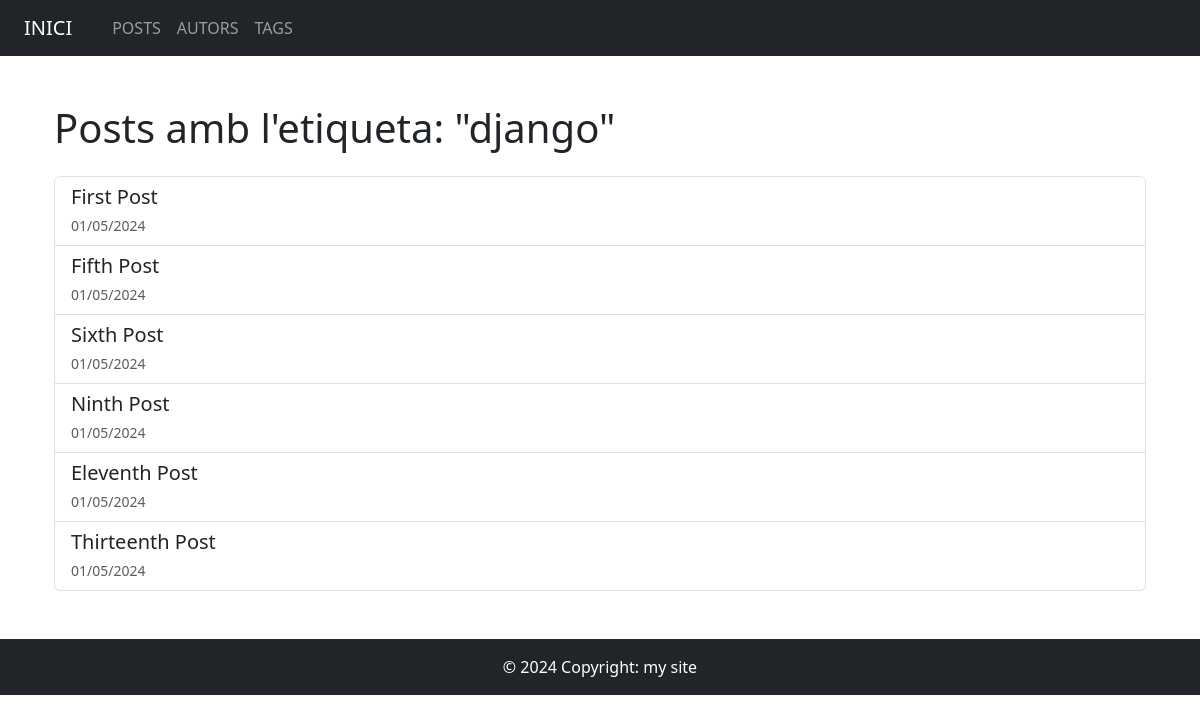
The page /tags/django/ on the database its author committed.
### blog/models.py (models this page shows, shortened)
class Tag(models.Model):
    name = models.CharField(max_length=50, unique=True)

class Post(models.Model):
    title = models.CharField(max_length=200)
    excerpt = models.TextField()
    content = models.TextField()
    created_at = models.DateTimeField(auto_now_add=True)
    image_name = models.CharField(max_length=100)
    date = models.DateField()
    slug = models.SlugField(unique=True)
    author = models.ForeignKey(Author, on_delete=models.CASCADE)
    tags = models.ManyToManyField('Tag', blank=True)

### blog/views.py (the view)
# urls.py: path('tags/<str:tag_name>/', views.tag_posts, name='tag-posts'),
def tag_posts(request, tag_name):
    tag = get_object_or_404(Tag, name=tag_name)
    posts = Post.objects.filter(tags=tag)
    return render(request, 'blog/tag_post.html', {'tag': tag, 'posts': posts})

### blog/templates/blog/tag_post.html
{% extends "blog/base.html" %}
{% block content %}
  <div class="container mt-5">
    <h1 class="mb-4">Posts amb l'etiqueta: "{{ tag.name }}"</h1>
    {% if posts %}
      <div class="list-group">
        {% for post in posts %}
          <a href="{% url 'post_detail' slug=post.slug %}" class="list-group-item list-group-item-action">
            <h5 class="mb-1">{{ post.title }}</h5>
            <small class="text-muted">{{ post.created_at|date:"d/m/Y" }}</small>
          </a>
        {% endfor %}
      </div>
    {% else %}
      <p>No hi ha cap post amb aquesta etiqueta.</p>
    {% endif %}
  </div>
{% endblock %}

### rows shown on the page
Tag: name "django"
Post: title "First Post", created_at "01/05/2024"
Post: title "Fifth Post", created_at "01/05/2024"
Post: title "Sixth Post", created_at "01/05/2024"
Post: title "Ninth Post", created_at "01/05/2024"
Post: title "Eleventh Post", created_at "01/05/2024"
Post: title "Thirteenth Post", created_at "01/05/2024"
